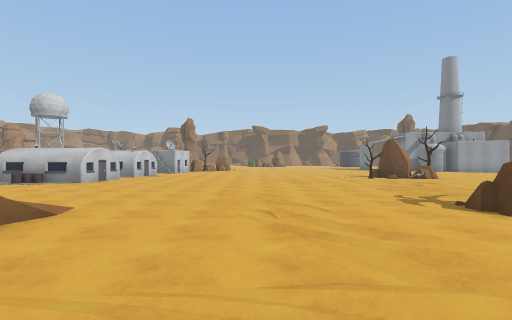
view 1 (above)

24 first-person views from a walk through a scene from a Unity 3-D project. The camera is 1.5 m above the floor, looks level and sees 85° across. The floor is counted in squares, 2 m on a side. Each view is taken from the middle of a square. On the plan, view 1 faces up. The plan holds only what a view shows up to about 10 squares ahead; the rest is blank. The place goes on beyond the plan. Some animated figures are not drawn.

view 2
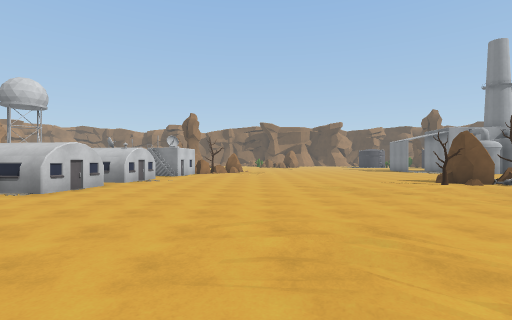

view 3
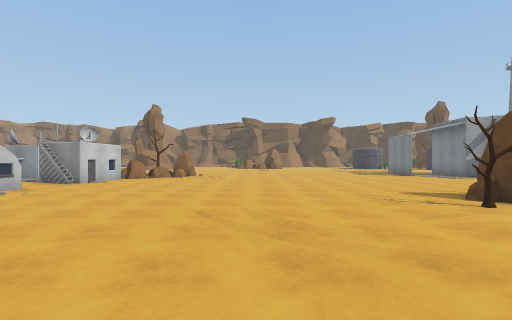

view 4
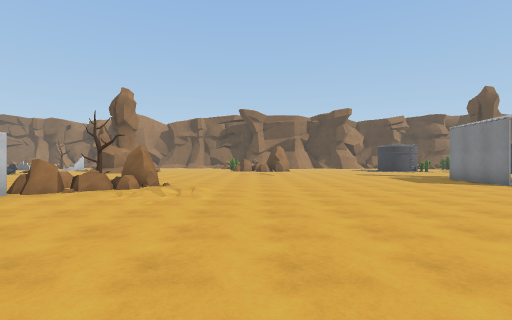

view 5
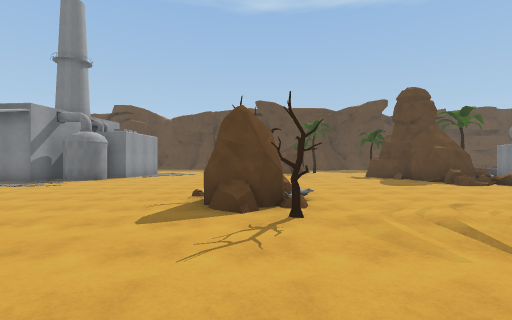

view 6
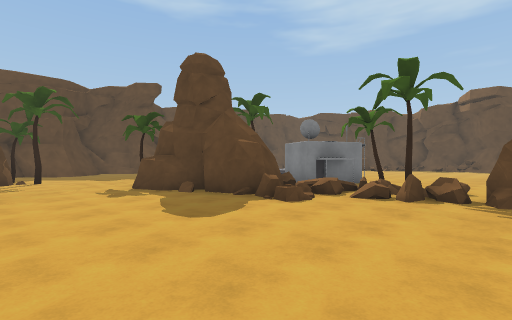

view 7
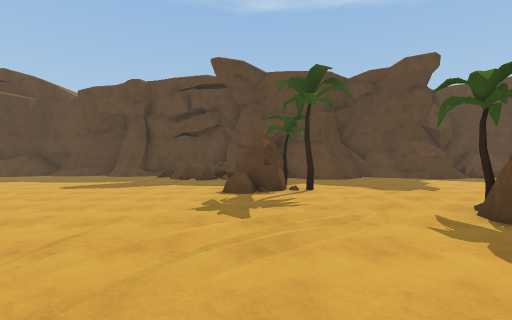

view 8
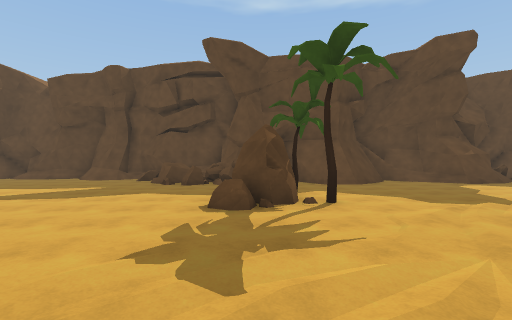

view 9
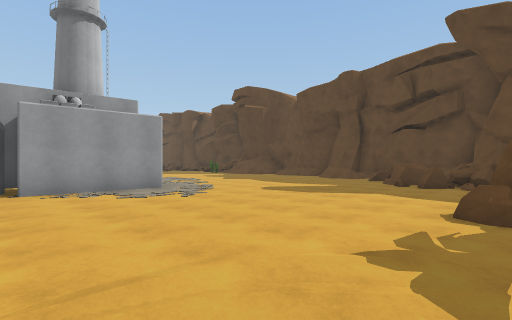

view 10
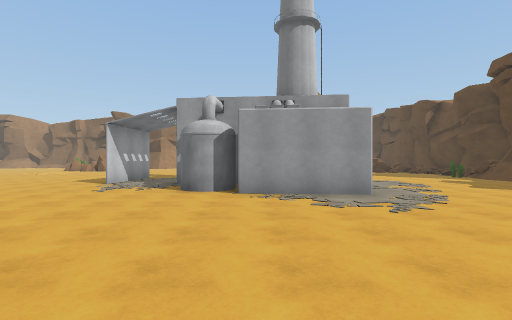

view 11
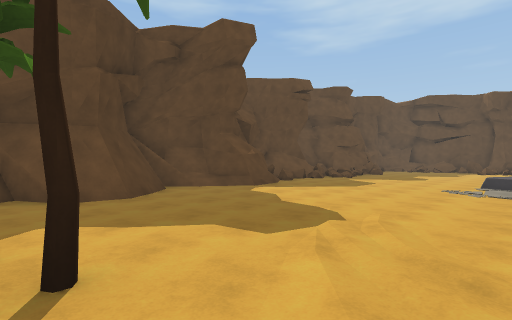

view 12
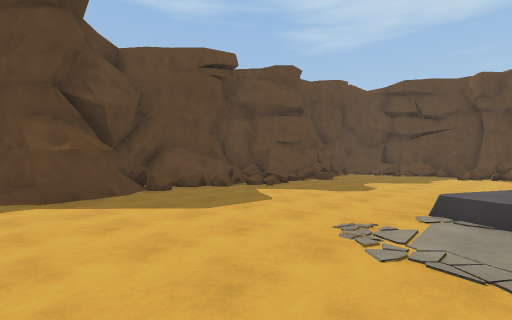

view 13
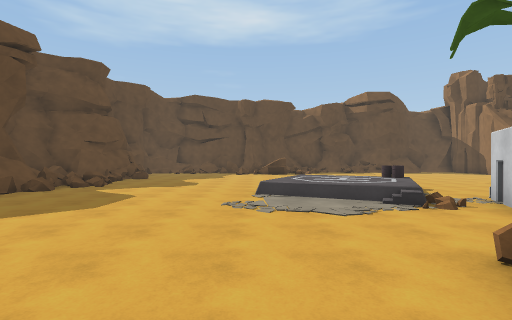

view 14
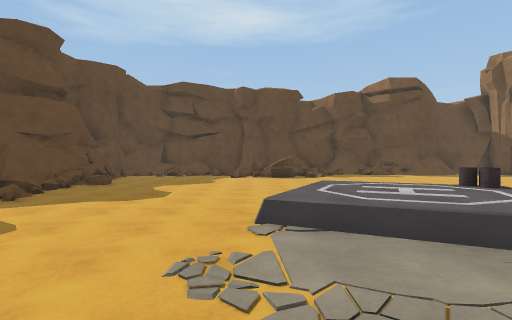

view 15
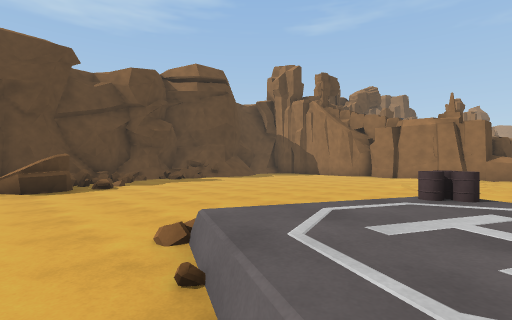

view 16
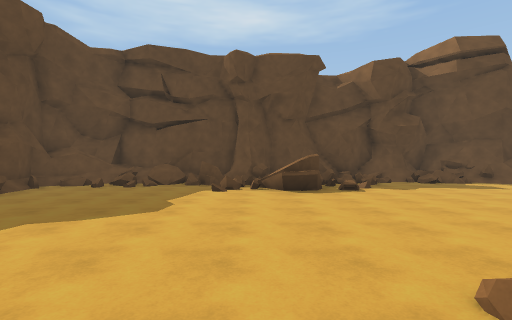

view 17
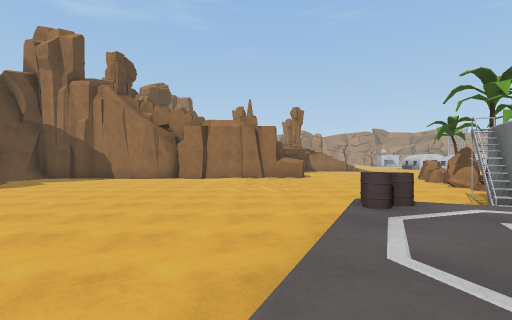

view 18
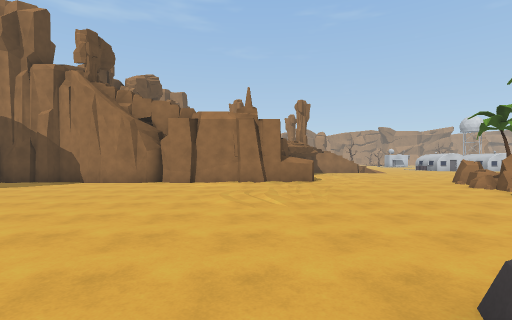

view 19
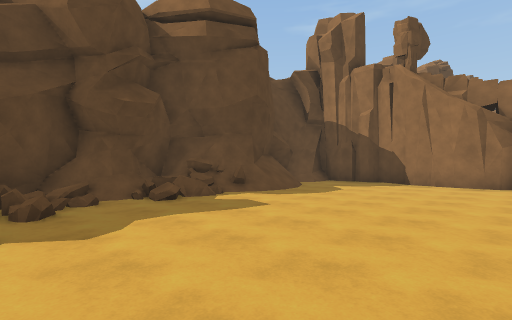

view 20
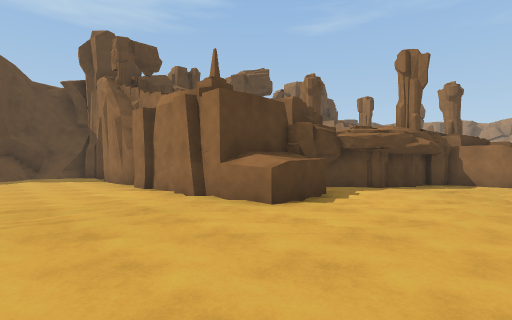

view 21
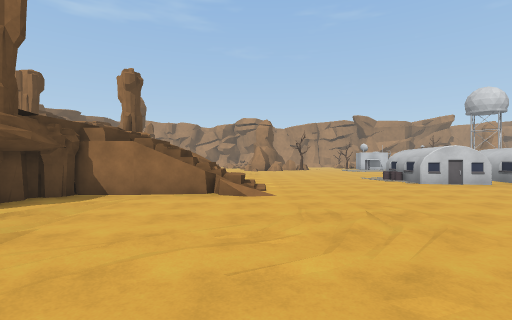

view 22
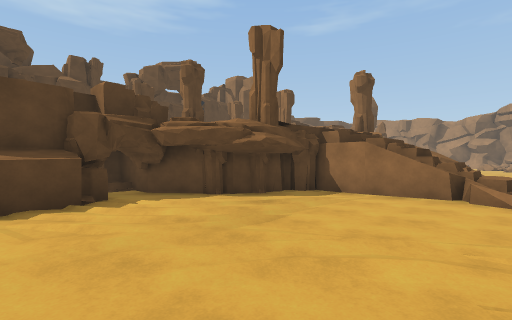

view 23
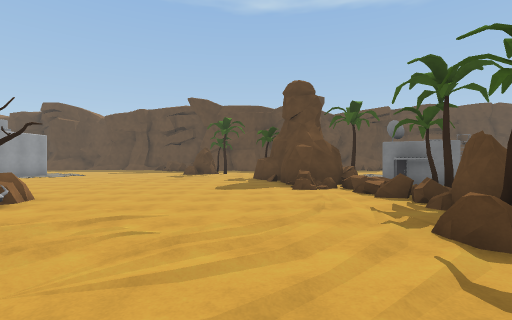

view 24
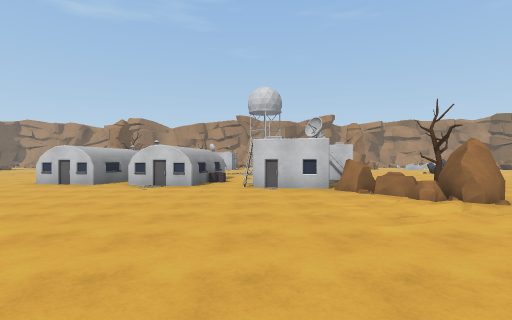

### Floor plan
Key: @ floor where view 1 was taken; # wall or solid block; . main floor; : floor 0.5 m higher than the main floor; + floor 0.75 m higher than the main floor; * floor 1 m higher than the main floor; % floor 2 m higher than the main floor; / step, stairs or slope; = window, fence, low wall or low ledge; ^ raised ledge; O other object.
Columns run from 7 left of view 1 to 23 right of it. Each row starts with its distance up from view 1.
 22     ...........#
 21     ...........#..#     .....
 20    OOO.........#..##    .....
 19    OO..............##   ......
 18  O#O...............### .......
 17  OO..................##.......
 16 .#O...........................
 15 O.............................
 14 OOO..........................=
 13 OO...........O..............=^
 12  ...........OOO.............##/
 11 OO..........O...............=#^
 10 OO......................OO   #
  9 O.......................OO...#
  8 ............................##
  7 ....................#O......##
  6 .................O####....../##
  5 ......./....O....### #......./#
  4 ...//......OOO#==#####......./#
  3   *=/........O=OOO##O.......###
  2   %##............OOO........###
  1  #==#............OOO:........=#
  0  #=##..@............:::=.....=#
 -1     ###..^^........= ://.....=#
 -2       ##.##........#=#=.....#=^
 -3        #. #..........=......#+
 -4        ####................./##
 -5           #.................=#
 -6           #.................##
 -7           ##.................#
 -8           ##.................#
 -9           #..........#===....#
-10           #.........####..#=##
-11           #..///==.#== #=====#
-12           ##/###=#/##  #######
-13            ### #####

Positions as (right, up) in squares from view 1, and headings:
1: (0, 0), facing up
2: (-1, 3), facing up
3: (1, 7), facing up
4: (1, 12), facing up
5: (1, 12), facing right
6: (6, 10), facing down-right
7: (10, 10), facing right
8: (12, 10), facing right
9: (12, 10), facing up-right
10: (13, 11), facing up
11: (15, 9), facing down-right
12: (15, 4), facing down-right
13: (16, 6), facing down
14: (16, 3), facing down
15: (16, -1), facing down-left
16: (16, -2), facing down
17: (15, -3), facing left
18: (13, -3), facing left
19: (13, -6), facing down-left
20: (7, 2), facing down-left
21: (3, 4), facing left
22: (3, 4), facing down-left
23: (2, 7), facing right
24: (3, 16), facing left
